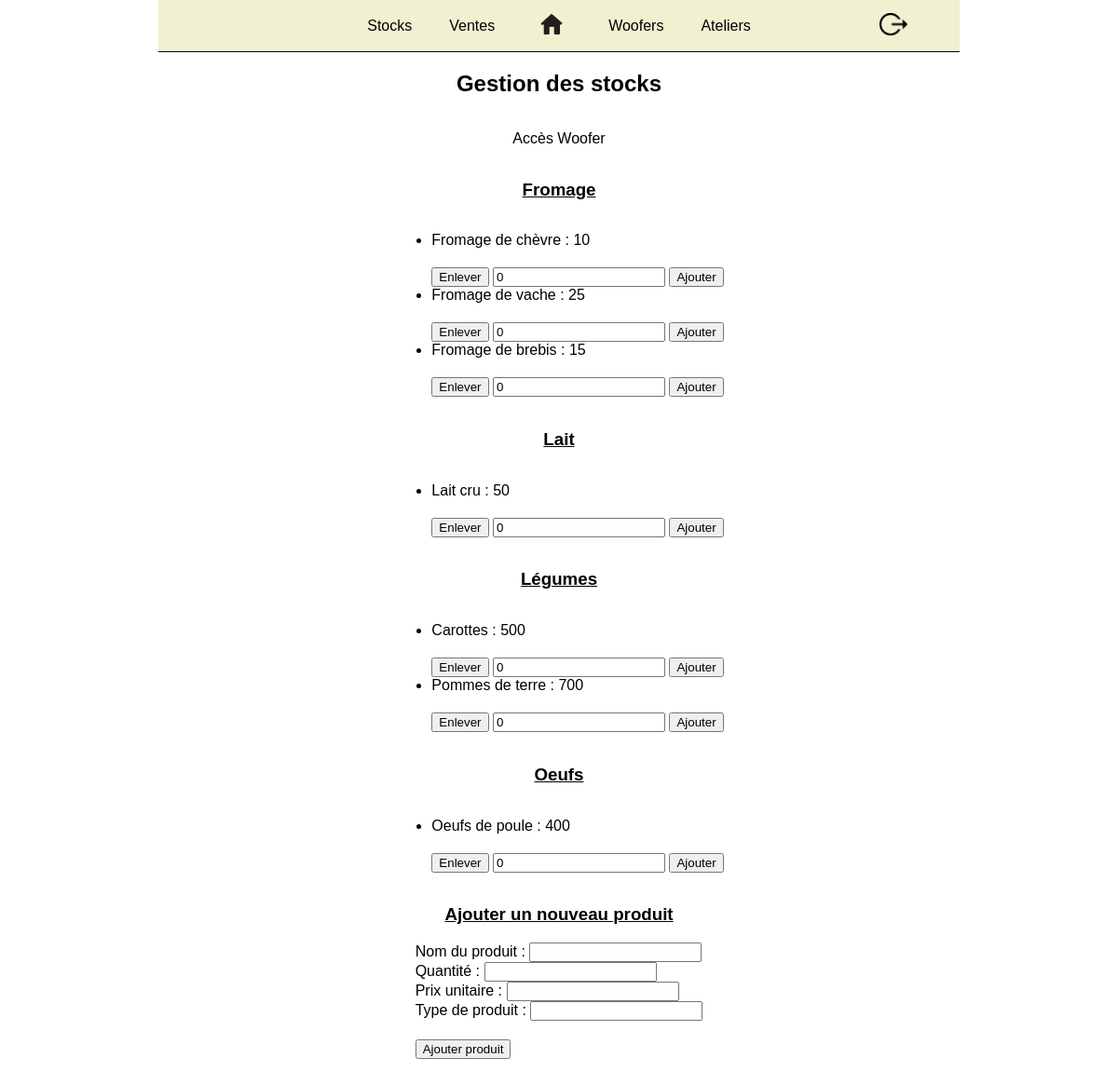
The page /stocks.php (signed in) on the database its author committed.
### tables this page shows
CREATE TABLE TypeProduit (
    noTypeProduit INT PRIMARY KEY AUTO_INCREMENT,
    nom VARCHAR(30) NOT NULL,
    description TEXT NULL,
    etat ENUM('disponible', 'supprime') NOT NULL
);

CREATE TABLE Produit (
    noProduit INT PRIMARY KEY AUTO_INCREMENT,
    nom VARCHAR(30) NOT NULL,
    quantite INT NOT NULL,
    photo VARCHAR(255),
    etat ENUM('stocke', 'misEnVente', 'vendu', 'epuise'),
    prixUnitaire FLOAT NOT NULL,
    typeProduit INT NOT NULL,
    FOREIGN KEY (typeProduit) REFERENCES TypeProduit(noTypeProduit)
);

### stocks.php (the view, shortened to what this page needs)
<?php
    require_once("config/database.php");
?>
<!DOCTYPE html>
<html lang="fr">
<head>
    <link rel="stylesheet" href="css/menu.css">
    <link rel="stylesheet" href="css/index.css">
</head>
<body>
    <?php include_once("menu.php") ?>
    <h2>Gestion des stocks</h2>
    <p>Accès <?php echo $_SESSION["typeUtilisateur"]?></p>
    <section>
    <?php
        $sql = "SELECT noTypeProduit, nom FROM TypeProduit ORDER BY nom";
        $result = mysqli_query($conn, $sql);
        while ($typeProduit = $result->fetch_assoc()) {
            echo "<h3>{$typeProduit['nom']}</h3>";
            $typeID = $typeProduit['noTypeProduit'];
            $sqlProduit = "SELECT noProduit, nom, quantite FROM Produit WHERE typeProduit = $typeID";
            $resultProduit = mysqli_query($conn, $sqlProduit);
            echo "<ul>";
            while ($produit = $resultProduit->fetch_assoc()) {
                if ($produit['quantite'] == 0) {
                    echo "<li>{$produit['nom']} : <span style='color: red'>Stock épuisé</span></li>";
                } else {
                    echo "<li>{$produit['nom']} : {$produit['quantite']}</li>";
                }
                ?>
                <form method="POST" action="">
                    <button type="submit" name="action" value="enlever_<?= $produit['noProduit'] ?>">Enlever</button>
                    <input type="number" name="quantite" value="0" min="0">
                    <button type="submit" name="action" value="ajouter_<?= $produit['noProduit'] ?>">Ajouter</button>
                </form>
                <?php
            }
            echo "</ul>";
        }
    ?>
    </section>
    <section>
        <h3 class="titre">Ajouter un nouveau produit</h3>
        <form method="POST" action="">
            <label for="nom_produit">Nom du produit :</label>
            <input type="text" name="nom_produit" id="nom_produit" required>
            <br>
            <label for="quantite_produit">Quantité :</label>
            <input type="number" name="quantite_produit" id="quantite_produit" required min="0">
            <br>
            <label for="prix_unitaire">Prix unitaire :</label>
            <input type="number" name="prix_unitaire" id="prix_unitaire" required min="0" step="0.01">
            <br>
            <label for="type_produit">Type de produit :</label>
            <input type="text" name="type_produit" id="type_produit" required>
            <br>
            <button type="submit" name="ajouter_produit">Ajouter produit</button>
        </form>
    </section>
</body>
</html>

### css/index.css (style rules this page uses)
body, html { padding: 0; margin: 0; }
body { display: flex; flex-direction: column; align-items: center; padding-bottom: 100px; }
* { font-family: "Trebuchet MS", "Lucida Sans Unicode", "Lucida Grande", "Lucida Sans", Arial, sans-serif; }
h3 { text-decoration: underline; text-align: center; }
button[type="submit"] { margin-top: 20px; }
section { display: flex; flex-direction: column; align-items: center; }

### rows shown on the page
typeproduit: nom "Fromage"
produit: nom "Fromage de chèvre", quantite "10"
produit: nom "Fromage de vache", quantite "25"
produit: nom "Fromage de brebis", quantite "15"
typeproduit: nom "Lait"
produit: nom "Lait cru", quantite "50"
typeproduit: nom "Légumes"
produit: nom "Carottes", quantite "500"
produit: nom "Pommes de terre", quantite "700"
typeproduit: nom "Oeufs"
produit: nom "Oeufs de poule", quantite "400"

### other values the page prints
$_SESSION["typeUtilisateur"] "Woofer"
